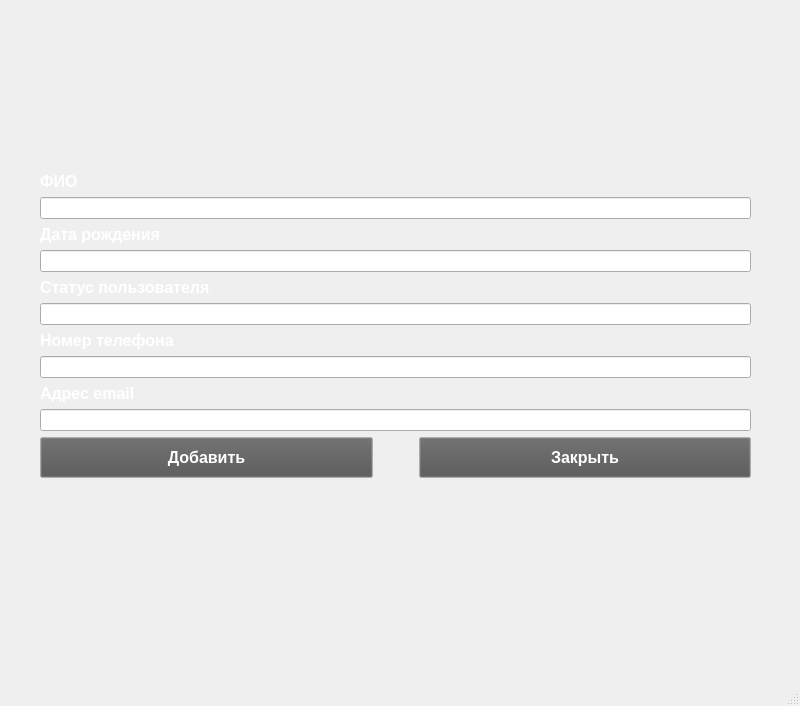
<?xml version="1.0" encoding="UTF-8"?>
<ui version="4.0">
 <class>UserTableInsertWindow</class>
 <widget class="QMainWindow" name="UserTableInsertWindow">
  <property name="geometry">
   <rect>
    <x>0</x>
    <y>0</y>
    <width>800</width>
    <height>706</height>
   </rect>
  </property>
  <property name="windowTitle">
   <string>MainWindow</string>
  </property>
  <widget class="QWidget" name="centralwidget">
   <widget class="QWidget" name="gridLayoutWidget">
    <property name="geometry">
     <rect>
      <x>0</x>
      <y>0</y>
      <width>791</width>
      <height>651</height>
     </rect>
    </property>
    <layout class="QGridLayout" name="gridLayout">
     <item row="1" column="0">
      <spacer name="horizontalSpacer_2">
       <property name="orientation">
        <enum>Qt::Orientation::Horizontal</enum>
       </property>
       <property name="sizeType">
        <enum>QSizePolicy::Policy::Fixed</enum>
       </property>
       <property name="sizeHint" stdset="0">
        <size>
         <width>40</width>
         <height>20</height>
        </size>
       </property>
      </spacer>
     </item>
     <item row="0" column="2">
      <spacer name="verticalSpacer">
       <property name="orientation">
        <enum>Qt::Orientation::Vertical</enum>
       </property>
       <property name="sizeType">
        <enum>QSizePolicy::Policy::Fixed</enum>
       </property>
       <property name="sizeHint" stdset="0">
        <size>
         <width>20</width>
         <height>40</height>
        </size>
       </property>
      </spacer>
     </item>
     <item row="1" column="3">
      <spacer name="horizontalSpacer">
       <property name="orientation">
        <enum>Qt::Orientation::Horizontal</enum>
       </property>
       <property name="sizeType">
        <enum>QSizePolicy::Policy::Fixed</enum>
       </property>
       <property name="sizeHint" stdset="0">
        <size>
         <width>40</width>
         <height>20</height>
        </size>
       </property>
      </spacer>
     </item>
     <item row="2" column="2">
      <spacer name="verticalSpacer_2">
       <property name="orientation">
        <enum>Qt::Orientation::Vertical</enum>
       </property>
       <property name="sizeType">
        <enum>QSizePolicy::Policy::Fixed</enum>
       </property>
       <property name="sizeHint" stdset="0">
        <size>
         <width>20</width>
         <height>40</height>
        </size>
       </property>
      </spacer>
     </item>
     <item row="1" column="2">
      <layout class="QVBoxLayout" name="verticalLayout">
       <property name="sizeConstraint">
        <enum>QLayout::SizeConstraint::SetFixedSize</enum>
       </property>
       <item>
        <widget class="QLabel" name="nameLabel">
         <property name="sizePolicy">
          <sizepolicy hsizetype="Fixed" vsizetype="Fixed">
           <horstretch>0</horstretch>
           <verstretch>0</verstretch>
          </sizepolicy>
         </property>
         <property name="palette">
          <palette>
           <active>
            <colorrole role="WindowText">
             <brush brushstyle="SolidPattern">
              <color alpha="255">
               <red>255</red>
               <green>255</green>
               <blue>255</blue>
              </color>
             </brush>
            </colorrole>
           </active>
           <inactive>
            <colorrole role="WindowText">
             <brush brushstyle="SolidPattern">
              <color alpha="255">
               <red>255</red>
               <green>255</green>
               <blue>255</blue>
              </color>
             </brush>
            </colorrole>
           </inactive>
           <disabled/>
          </palette>
         </property>
         <property name="font">
          <font>
           <pointsize>12</pointsize>
           <bold>true</bold>
          </font>
         </property>
         <property name="text">
          <string>ФИО</string>
         </property>
        </widget>
       </item>
       <item>
        <widget class="QLineEdit" name="nameLineEdit"/>
       </item>
       <item>
        <widget class="QLabel" name="yearLabel">
         <property name="sizePolicy">
          <sizepolicy hsizetype="Fixed" vsizetype="Fixed">
           <horstretch>0</horstretch>
           <verstretch>0</verstretch>
          </sizepolicy>
         </property>
         <property name="palette">
          <palette>
           <active>
            <colorrole role="WindowText">
             <brush brushstyle="SolidPattern">
              <color alpha="255">
               <red>255</red>
               <green>255</green>
               <blue>255</blue>
              </color>
             </brush>
            </colorrole>
           </active>
           <inactive>
            <colorrole role="WindowText">
             <brush brushstyle="SolidPattern">
              <color alpha="255">
               <red>255</red>
               <green>255</green>
               <blue>255</blue>
              </color>
             </brush>
            </colorrole>
           </inactive>
           <disabled/>
          </palette>
         </property>
         <property name="font">
          <font>
           <pointsize>12</pointsize>
           <bold>true</bold>
          </font>
         </property>
         <property name="text">
          <string>Дата рождения</string>
         </property>
        </widget>
       </item>
       <item>
        <widget class="QLineEdit" name="yearLineEdit"/>
       </item>
       <item>
        <widget class="QLabel" name="statusLabel_3">
         <property name="sizePolicy">
          <sizepolicy hsizetype="Fixed" vsizetype="Fixed">
           <horstretch>0</horstretch>
           <verstretch>0</verstretch>
          </sizepolicy>
         </property>
         <property name="palette">
          <palette>
           <active>
            <colorrole role="WindowText">
             <brush brushstyle="SolidPattern">
              <color alpha="255">
               <red>255</red>
               <green>255</green>
               <blue>255</blue>
              </color>
             </brush>
            </colorrole>
           </active>
           <inactive>
            <colorrole role="WindowText">
             <brush brushstyle="SolidPattern">
              <color alpha="255">
               <red>255</red>
               <green>255</green>
               <blue>255</blue>
              </color>
             </brush>
            </colorrole>
           </inactive>
           <disabled/>
          </palette>
         </property>
         <property name="font">
          <font>
           <pointsize>12</pointsize>
           <bold>true</bold>
          </font>
         </property>
         <property name="text">
          <string>Статус пользователя</string>
         </property>
        </widget>
       </item>
       <item>
        <widget class="QLineEdit" name="statusLineEdit"/>
       </item>
       <item>
        <widget class="QLabel" name="phoneLabel">
         <property name="sizePolicy">
          <sizepolicy hsizetype="Fixed" vsizetype="Fixed">
           <horstretch>0</horstretch>
           <verstretch>0</verstretch>
          </sizepolicy>
         </property>
         <property name="minimumSize">
          <size>
           <width>100</width>
           <height>0</height>
          </size>
         </property>
         <property name="palette">
          <palette>
           <active>
            <colorrole role="WindowText">
             <brush brushstyle="SolidPattern">
              <color alpha="255">
               <red>255</red>
               <green>255</green>
               <blue>255</blue>
              </color>
             </brush>
            </colorrole>
           </active>
           <inactive>
            <colorrole role="WindowText">
             <brush brushstyle="SolidPattern">
              <color alpha="255">
               <red>255</red>
               <green>255</green>
               <blue>255</blue>
              </color>
             </brush>
            </colorrole>
           </inactive>
           <disabled/>
          </palette>
         </property>
         <property name="font">
          <font>
           <pointsize>12</pointsize>
           <bold>true</bold>
          </font>
         </property>
         <property name="text">
          <string>Номер телефона</string>
         </property>
        </widget>
       </item>
       <item>
        <widget class="QLineEdit" name="phoneLineEdit"/>
       </item>
       <item>
        <widget class="QLabel" name="emailLabel">
         <property name="sizePolicy">
          <sizepolicy hsizetype="Fixed" vsizetype="Fixed">
           <horstretch>0</horstretch>
           <verstretch>0</verstretch>
          </sizepolicy>
         </property>
         <property name="palette">
          <palette>
           <active>
            <colorrole role="WindowText">
             <brush brushstyle="SolidPattern">
              <color alpha="255">
               <red>255</red>
               <green>255</green>
               <blue>255</blue>
              </color>
             </brush>
            </colorrole>
           </active>
           <inactive>
            <colorrole role="WindowText">
             <brush brushstyle="SolidPattern">
              <color alpha="255">
               <red>255</red>
               <green>255</green>
               <blue>255</blue>
              </color>
             </brush>
            </colorrole>
           </inactive>
           <disabled/>
          </palette>
         </property>
         <property name="font">
          <font>
           <pointsize>12</pointsize>
           <bold>true</bold>
          </font>
         </property>
         <property name="text">
          <string>Адрес email</string>
         </property>
        </widget>
       </item>
       <item>
        <widget class="QLineEdit" name="emailLineEdit"/>
       </item>
       <item>
        <layout class="QHBoxLayout" name="horizontalLayout">
         <property name="sizeConstraint">
          <enum>QLayout::SizeConstraint::SetMinAndMaxSize</enum>
         </property>
         <item>
          <widget class="QPushButton" name="insertButton">
           <property name="minimumSize">
            <size>
             <width>200</width>
             <height>41</height>
            </size>
           </property>
           <property name="palette">
            <palette>
             <active>
              <colorrole role="Button">
               <brush brushstyle="SolidPattern">
                <color alpha="255">
                 <red>84</red>
                 <green>84</green>
                 <blue>84</blue>
                </color>
               </brush>
              </colorrole>
              <colorrole role="ButtonText">
               <brush brushstyle="SolidPattern">
                <color alpha="255">
                 <red>255</red>
                 <green>255</green>
                 <blue>255</blue>
                </color>
               </brush>
              </colorrole>
             </active>
             <inactive>
              <colorrole role="Button">
               <brush brushstyle="SolidPattern">
                <color alpha="255">
                 <red>84</red>
                 <green>84</green>
                 <blue>84</blue>
                </color>
               </brush>
              </colorrole>
              <colorrole role="ButtonText">
               <brush brushstyle="SolidPattern">
                <color alpha="255">
                 <red>255</red>
                 <green>255</green>
                 <blue>255</blue>
                </color>
               </brush>
              </colorrole>
             </inactive>
             <disabled>
              <colorrole role="Button">
               <brush brushstyle="SolidPattern">
                <color alpha="255">
                 <red>84</red>
                 <green>84</green>
                 <blue>84</blue>
                </color>
               </brush>
              </colorrole>
             </disabled>
            </palette>
           </property>
           <property name="font">
            <font>
             <pointsize>12</pointsize>
             <bold>true</bold>
            </font>
           </property>
           <property name="text">
            <string>Добавить</string>
           </property>
          </widget>
         </item>
         <item>
          <spacer name="horizontalSpacer_3">
           <property name="orientation">
            <enum>Qt::Orientation::Horizontal</enum>
           </property>
           <property name="sizeType">
            <enum>QSizePolicy::Policy::Fixed</enum>
           </property>
           <property name="sizeHint" stdset="0">
            <size>
             <width>40</width>
             <height>20</height>
            </size>
           </property>
          </spacer>
         </item>
         <item>
          <widget class="QPushButton" name="closeButton">
           <property name="minimumSize">
            <size>
             <width>200</width>
             <height>41</height>
            </size>
           </property>
           <property name="palette">
            <palette>
             <active>
              <colorrole role="Button">
               <brush brushstyle="SolidPattern">
                <color alpha="255">
                 <red>84</red>
                 <green>84</green>
                 <blue>84</blue>
                </color>
               </brush>
              </colorrole>
              <colorrole role="ButtonText">
               <brush brushstyle="SolidPattern">
                <color alpha="255">
                 <red>255</red>
                 <green>255</green>
                 <blue>255</blue>
                </color>
               </brush>
              </colorrole>
             </active>
             <inactive>
              <colorrole role="Button">
               <brush brushstyle="SolidPattern">
                <color alpha="255">
                 <red>84</red>
                 <green>84</green>
                 <blue>84</blue>
                </color>
               </brush>
              </colorrole>
              <colorrole role="ButtonText">
               <brush brushstyle="SolidPattern">
                <color alpha="255">
                 <red>255</red>
                 <green>255</green>
                 <blue>255</blue>
                </color>
               </brush>
              </colorrole>
             </inactive>
             <disabled>
              <colorrole role="Button">
               <brush brushstyle="SolidPattern">
                <color alpha="255">
                 <red>84</red>
                 <green>84</green>
                 <blue>84</blue>
                </color>
               </brush>
              </colorrole>
             </disabled>
            </palette>
           </property>
           <property name="font">
            <font>
             <pointsize>12</pointsize>
             <bold>true</bold>
            </font>
           </property>
           <property name="text">
            <string>Закрыть</string>
           </property>
          </widget>
         </item>
        </layout>
       </item>
      </layout>
     </item>
    </layout>
   </widget>
  </widget>
  <widget class="QMenuBar" name="menubar">
   <property name="geometry">
    <rect>
     <x>0</x>
     <y>0</y>
     <width>800</width>
     <height>21</height>
    </rect>
   </property>
  </widget>
  <widget class="QStatusBar" name="statusbar"/>
 </widget>
 <resources/>
 <connections/>
</ui>
